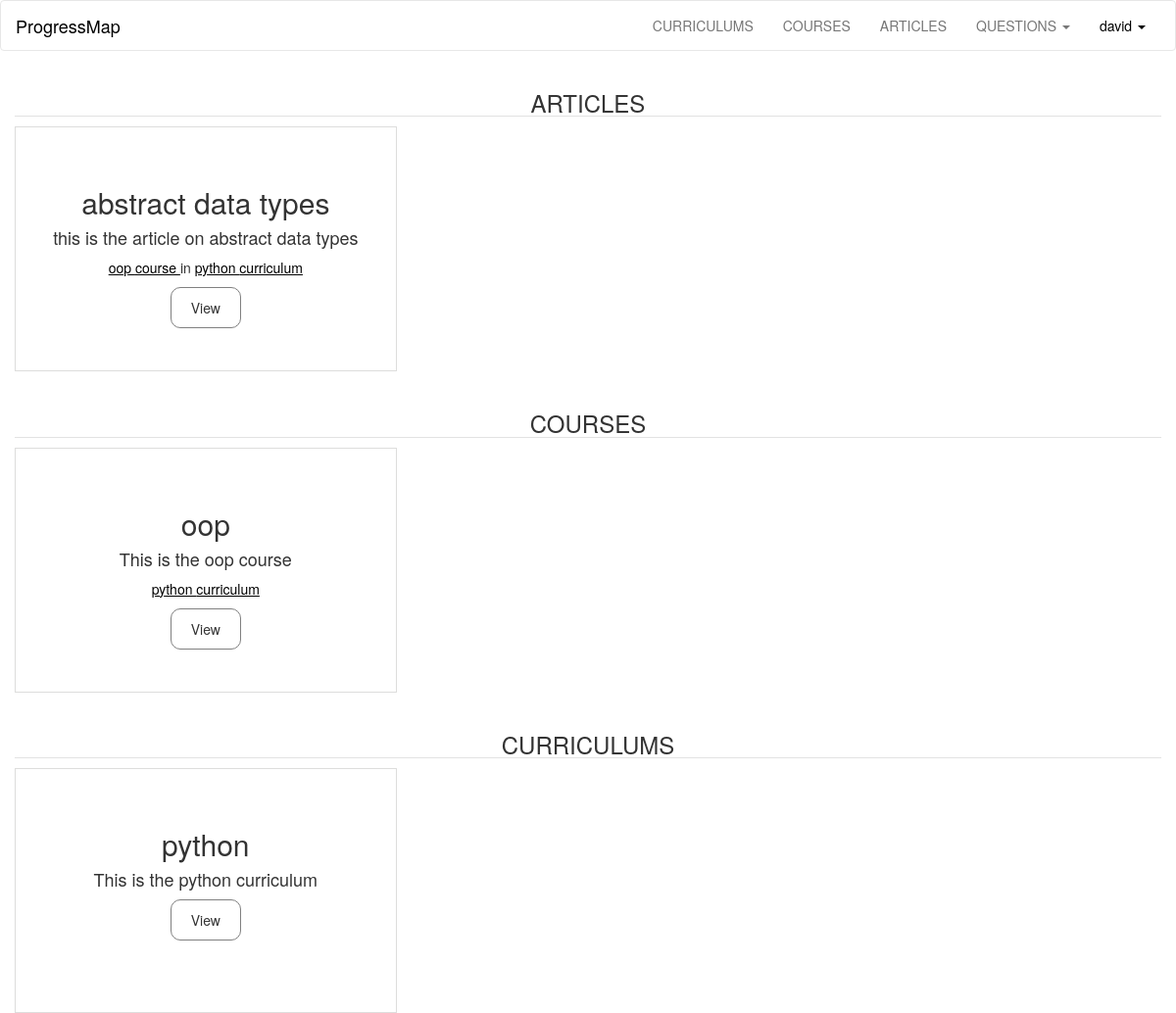
The page /user/david/content (signed in) on the database as committed earlier.
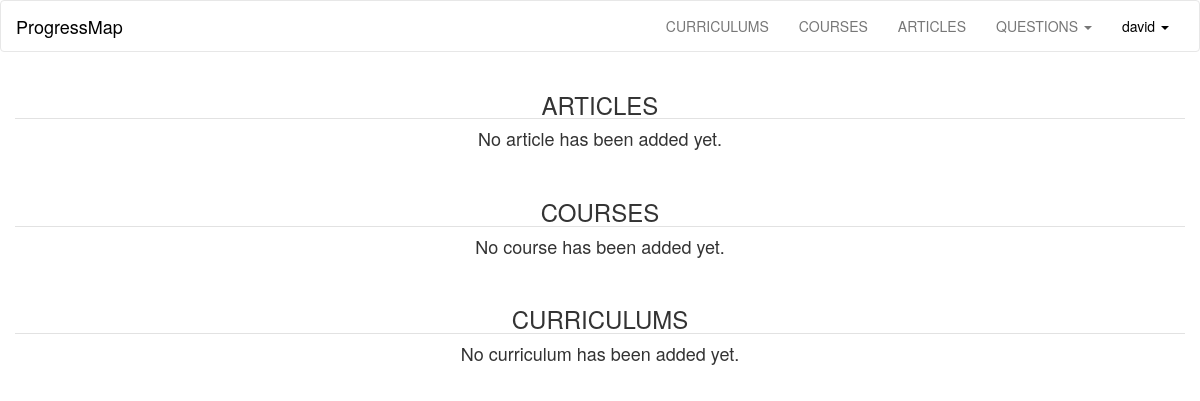
The same page on the database as committed later.
### progressMap/models.py (models this page shows, shortened)
class User(db.Model, UserMixin):
	id = db.Column(db.Integer, primary_key = True)
	username = db.Column(db.String(40), unique = True)
	email = db.Column(db.String(120), unique = True)
	password_hash = db.Column(db.String)
	articles =  db.relationship('Articles', backref='user', lazy='dynamic')
	courses =  db.relationship('Courses', backref='user', lazy='dynamic')
	curriculums =  db.relationship('Curriculums', backref='user', lazy='dynamic')
	completed = db.relationship('Completed', backref='user', lazy='dynamic')
	allContent = db.relationship('AllContent', backref='user', lazy='dynamic')
	@property
	def password(self):
		raise AttributeError('password: write-only field')

class Articles(db.Model):
	id  = db.Column(db.Integer, primary_key = True)
	title = db.Column(db.String(300), nullable=False)
	description = db.Column(db.Text, nullable=False)
	user_id = db.Column(db.Integer, db.ForeignKey('user.id'), nullable=False)
	course_id = db.Column(db.Integer, db.ForeignKey('courses.id'), nullable=False)
	curriculum_id = db.Column(db.Integer, db.ForeignKey('curriculums.id'), nullable=False)

class Courses(db.Model):
	id  = db.Column(db.Integer, primary_key = True)
	title = db.Column(db.String(300), nullable=False)
	description = db.Column(db.Text, nullable=False)
	articles =  db.relationship('Articles', backref='course', lazy='dynamic')
	user_id = db.Column(db.Integer, db.ForeignKey('user.id'), nullable=False)
	curriculum_id = db.Column(db.Integer, db.ForeignKey('curriculums.id'), nullable=False)

class Curriculums(db.Model):
	id  = db.Column(db.Integer, primary_key = True)
	title = db.Column(db.String(300), nullable=False)
	description = db.Column(db.Text, nullable=False)
	articles =  db.relationship('Articles', backref='curriculum', lazy='dynamic')
	courses =  db.relationship('Courses', backref='curriculum', lazy='dynamic')
	user_id = db.Column(db.Integer, db.ForeignKey('user.id'), nullable=False)

### progressMap/user/views.py (the view)
@login_required
@user.route('/<username>/content')
def addedContent(username):
	user = current_user
	return render_template('addedContent.html', user = user)

### progressMap/main/views.py (called while the page is built)
@login_manager.user_loader
def load_user(userid):
	return models.User.query.get(int(userid))

### progressMap/templates/addedContent.html (shortened to what this page needs)
{% extends 'base.html' %}
{% block user_link %}
{% if current_user.is_authenticated %}
<li class="dropdown">
<a class="dropdown-toggle active" data-toggle="dropdown" href="#">{{current_user.username}}
<span class="caret"></span></a>
</li>
{% else %}
<li><a href="{{ url_for('main.show', page='login') }}">LOGIN</a>
</li>
{% endif %}
{% endblock %}
{% block content %}
<section class="container-fluid content">
<h3 class="b-down text-center">ARTICLES</h3>
	{% for article in user.articles%}
	<section class="text-center tile">
		<article class="title">
			<br /><br /><br />
			<h2 style="margin-top: 0px;">{{article.title}}</h2>
			<h4 class="desc">
				{{article.description}}
			</h4>
			<p class="date underline">
				<a>{{ article.course.title }} course </a> in
				<a>{{ article.curriculum.title }} curriculum</a>
			</p>
			<button class="button">View</button>
		</article>
	</section>
	{% else %}
	<h4 class="text-center">No article has been added yet.</h4>
	{% endfor %}
</section>
<br />
<section class="container-fluid content">
<h3 class="b-down text-center">COURSES</h3>
	{% for course in user.courses%}
	<section class="text-center tile">
		<article class="title">
			<br /><br /><br />
			<h2 style="margin-top: 0px;">{{course.title}}</h2>
			<h4 class="desc">
				{{course.description}}
			</h4>
			<p class="date underline">
				<a>{{ course.curriculum.title }} curriculum</a>
			</p>
			<button class="button">View</button>
		</article>
	</section>
	{% else %}
	<h4 class="text-center">No course has been added yet.</h4>
	{% endfor %}
</section>
<br />
<section class="container-fluid content">
<h3 class="b-down text-center">CURRICULUMS</h3>
	{% for curriculum in user.curriculums%}
	<section class="text-center tile">
		<article class="title">
			<br /><br /><br />
			<h2 style="margin-top: 0px;">{{curriculum.title}}</h2>
			<h4 class="desc">
				{{curriculum.description}}
			</h4>
			<button class="button">View</button>
		</article>
	</section>
	{% else %}
	<h4 class="text-center">No curriculum has been added yet.</h4>
	{% endfor %}
</section>
{% endblock %}

### progressMap/templates/base.html (shortened to what this page needs)
<!doctype html>
<html>
<head>
	<link rel="stylesheet" href="{{ url_for('static', filename='css/bootstrap.min.css') }}">
	<link rel='stylesheet' href="{{ url_for('static', filename='css/main.css') }}">
</head>
<body>
	<nav class="navbar navbar-default">
		<div class="container-fluid">
			<div class="navbar-header">
				<a class="navbar-brand active" href="{{ url_for('main.show', page='map') }}">
					ProgressMap
				</a>
			</div>
			<div class="collapse navbar-collapse" id="myNavbar">
				<ul class="nav navbar-nav navbar-right nav-items text-center">
					{% block curriculums_link %}
  					<li><a href="{{ url_for('curriculums.show')}}">CURRICULUMS</a></li>
					{% endblock %}
					{% block courses_link %}
  					<li><a href="{{ url_for('courses.show')}}">COURSES</a></li>
					{% endblock %}
					{% block articles_link %}
  					<li><a href="{{ url_for('articles.show')}}">ARTICLES</a></li>
					{% endblock %}
					{% block questions_link %}
					<li class="dropdown">
                        <a class="dropdown-toggle" data-toggle="dropdown" href="#">QUESTIONS
                            <span class="caret"></span></a>
                    </li>
					{% endblock %}
					{% block user_link %}{% endblock %}
				</ul>
			</div>
		</div>
	</nav>
	{% block content %}{% endblock %}
</body>
</html>

### progressMap/static/css/main.css (style rules this page uses)
a { color: black; text-decoration: none; }
.navbar-default .navbar-nav>li>a.active { color: black; }
.navbar-default { background-color: white; }
.navbar-default .navbar-brand { color: black; }
.content { background-color: white; }
.b-down { border-bottom: 1px solid #e2e2e2; }

Rows that differ between the two databases and show on the page:
removed Articles: title "abstract data types", description "this is the article on abstract data types", course "oop", curriculum "python"
removed Courses: title "oop", description "This is the oop course", curriculum "python"
removed Curriculums: title "python", description "This is the python curriculum"
Other text that changed with them:
text now shown: "No article has been added yet. No course has been added yet. No curriculum has been added yet."
